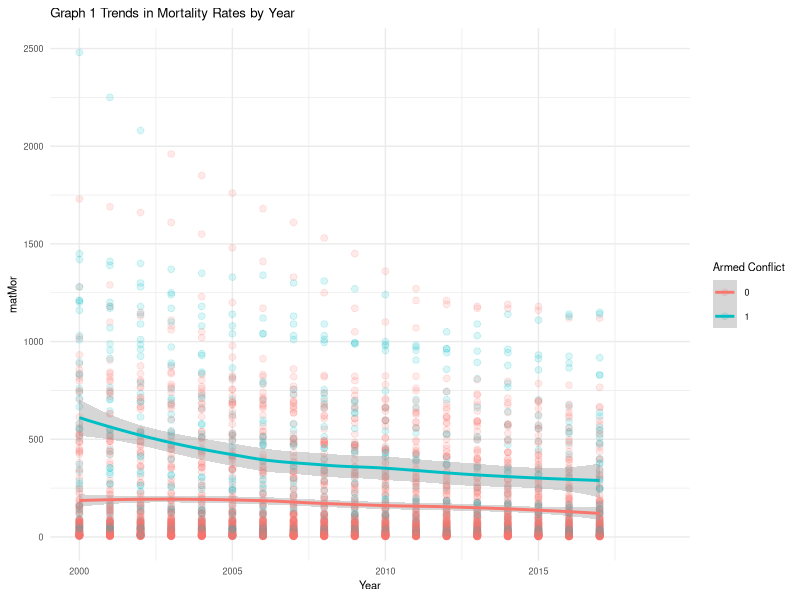
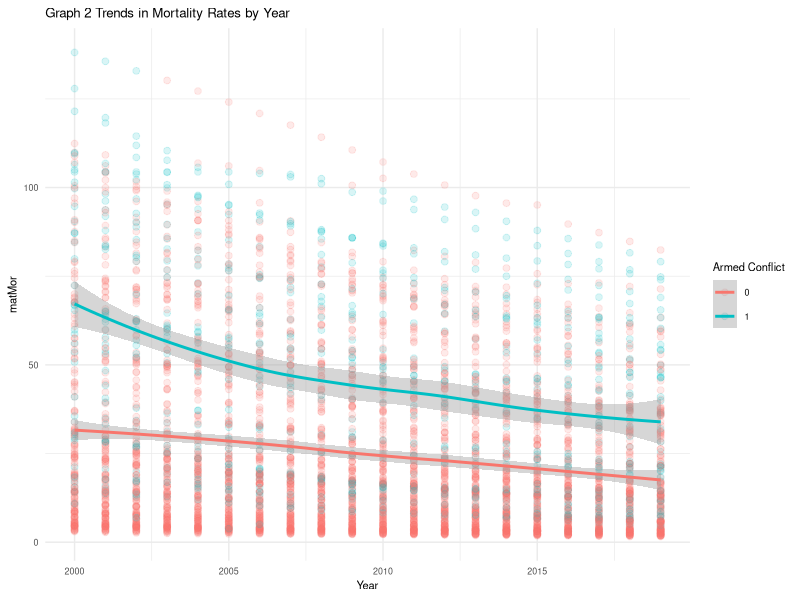
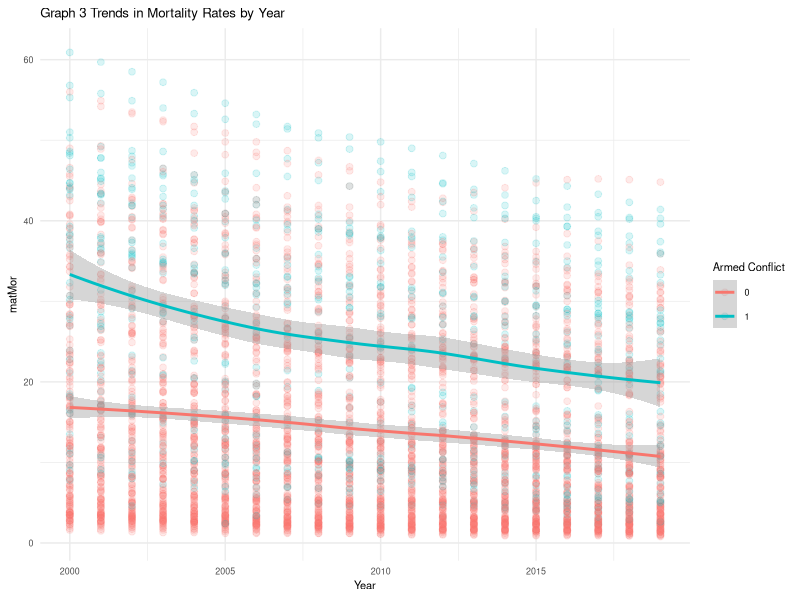
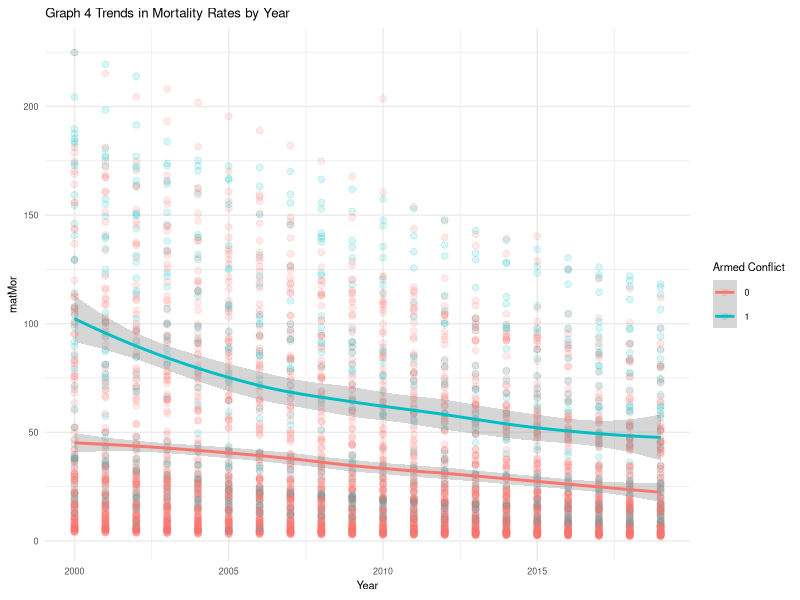
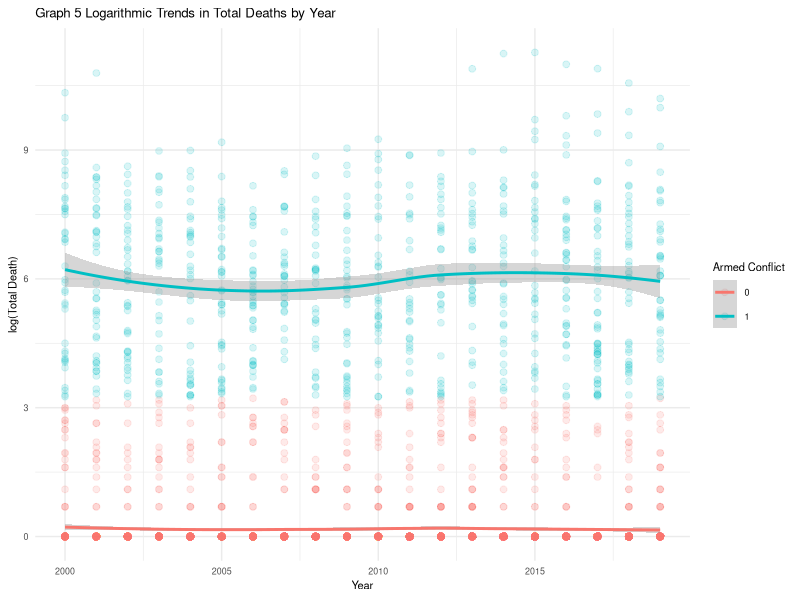
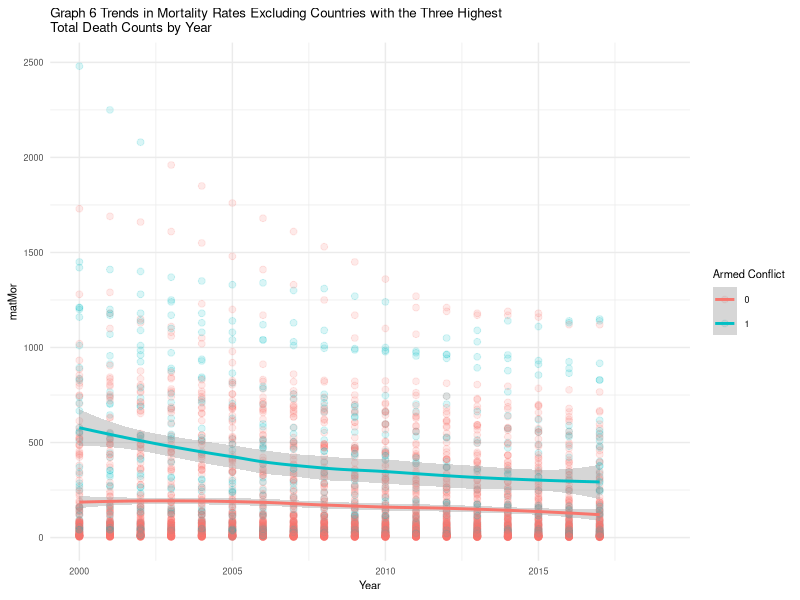
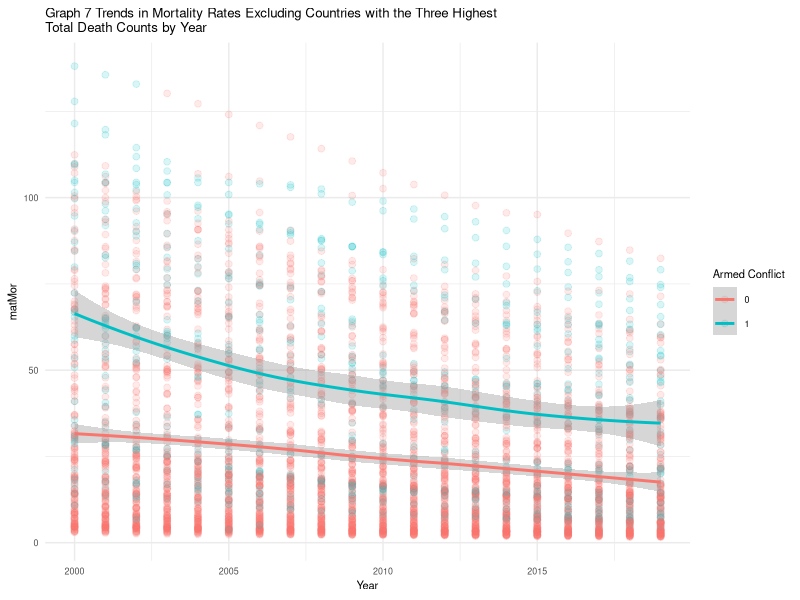
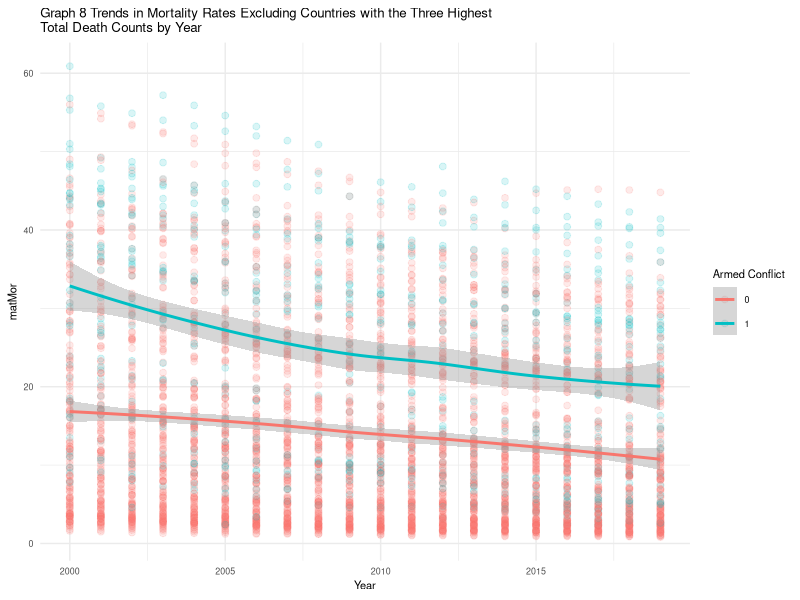

Write R code to recreate these figures, in order.
## ---- chunk 1
library(tidyverse)
library(here)
## ---- chunk 2
# load the data
final_data <- read.csv(here("data/analytical", "final_data.csv"), header = TRUE)
## ---- chunk 3
glimpse(final_data)
## ---- chunk 4
summary(final_data)
## ---- chunk 5
Mor_names <- c("matMor","infMor","neoMor","under5Mor")

for (i in seq_along(Mor_names)){
  Mor <- Mor_names[i]
  plot <- final_data %>% ggplot(aes(Year,.data[[Mor]], 
                                    color=factor(armed_conflict))) +
    geom_point(alpha=0.15, size=2) + geom_smooth(aes(group = armed_conflict),
                                                 method = "loess") +
    labs(
      title = paste("Graph",i,"Trends in Mortality Rates by Year"),
      x = "Year",
      y = Mor_names,
      color = "Armed Conflict"
    ) +
    theme_minimal() +
  theme(
    text = element_text(size=8)
  )
  print(plot)
}

## ---- chunk 6
final_data %>% ggplot(aes(Year,log(totaldeath+1), color=factor(armed_conflict))) +
    geom_point(alpha=0.15, size=2) + geom_smooth(aes(group = armed_conflict), 
                                                 method = "loess") +
    labs(
      title = "Graph 5 Logarithmic Trends in Total Deaths by Year",
      x = "Year",
      y = "log(Total Death)",
      color = "Armed Conflict"
    ) + theme_minimal() +
  theme(
    text = element_text(size=8)
  )
## ---- chunk 7
highest_totaldeath <- final_data %>% 
  group_by(Year) %>%
  slice_max(totaldeath, n = 3)

highest_totaldeath %>% select(country_name,Year, totaldeath)

finaldata_without3highest <- anti_join(final_data,highest_totaldeath,
                                       by=c("country_name","Year"))

head(finaldata_without3highest)
## ---- chunk 8
Mor_names <- c("matMor","infMor","neoMor","under5Mor")

for (i in seq_along(Mor_names)){
  Mor <- Mor_names[i]
  plot <- finaldata_without3highest %>% ggplot(aes(Year,.data[[Mor]],
                                                   color=factor(armed_conflict))) +
    geom_point(alpha=0.15, size=2) + geom_smooth(aes(group = armed_conflict),
                                                 method = "loess") +
    labs(
      title = str_wrap(paste("Graph", i+5, "Trends in Mortality Rates Excluding Countries with the Three Highest Total Death Counts by Year")),
      x = "Year",
      y = Mor_names,
      color = "Armed Conflict"
    ) +
    theme_minimal() +
  theme(
    text = element_text(size=8)
  )
  print(plot)
}
## ---- chunk 9
finaldata_without3highest %>% ggplot(aes(Year,log(totaldeath+1), 
                                         color=factor(armed_conflict))) +
    geom_point(alpha=0.15, size=2) + geom_smooth(aes(group = armed_conflict),
                                                 method = "loess") +
    labs(
      title = str_wrap("Graph 10 Logarithmic Trends in Total Deaths Excluding Countries with the Three Highest Death Counts by Year"),
      x = "Year",
      y = "log(Total Death)",
      color = "Armed Conflict"
    ) + theme_minimal() +
  theme(
    text = element_text(size=8)
  )
## ---- chunk 10
oecd_countries <- final_data %>%
  filter(OECD==1)

Mor_names <- c("matMor","infMor","neoMor","under5Mor")

for (i in seq_along(Mor_names)){
  Mor <- Mor_names[i]
  plot <- oecd_countries %>% ggplot(aes(Year,.data[[Mor]],
                                        color=factor(armed_conflict))) +
    geom_point(alpha=0.15, size=2) + geom_smooth(aes(group = armed_conflict),
                                                 method = "loess") +
    labs(
      title = paste("Graph",i+10, "Trends in Mortality Rates in OECD Countries by Year"),
      x = "Year",
      y = Mor_names,
      color = "Armed Conflict"
    ) +
    theme_minimal() +
  theme(
    text = element_text(size=8)
  )
  print(plot)
}
## ---- chunk 11
oecd_countries %>% ggplot(aes(Year,totaldeath, color=factor(armed_conflict))) +
    geom_point(alpha=0.3, size=2) + geom_smooth(aes(group = armed_conflict),
                                                method = "loess") +
    labs(
      title = "Graph 15 Trends in Total Deaths in OECD Countries by Year",
      x = "Year",
      y = "Total Death",
      color = "Armed Conflict"
    ) + theme_minimal() +
  theme(
    text = element_text(size=8)
  )
## ---- chunk 12
non_oecd_countries <- final_data %>%
  filter(OECD==0)

Mor_names <- c("matMor","infMor","neoMor","under5Mor")

for (i in seq_along(Mor_names)){
  Mor <- Mor_names[i]
  plot <- non_oecd_countries %>% ggplot(aes(Year,.data[[Mor]],
                                        color=factor(armed_conflict))) +
    geom_point(alpha=0.15, size=2) + geom_smooth(aes(group = armed_conflict),
                                                 method = "loess") +
    labs(
      title = paste("Graph", i+15, "Trends in Mortality Rates in non-OECD Countries by Year"),
      x = "Year",
      y = Mor_names,
      color = "Armed Conflict"
    ) +
    theme_minimal() +
  theme(
    text = element_text(size=8)
  )
  print(plot)
}
## ---- chunk 13
non_oecd_countries %>% ggplot(aes(Year,totaldeath, color=factor(armed_conflict))) +
    geom_point(alpha=0.3, size=2) + geom_smooth(aes(group = armed_conflict),
                                                method = "loess") +
    labs(
      title = "Graph 20 Trends in Total Deaths in non-OECD Countries by Year",
      x = "Year",
      y = "Total Death",
      color = "Armed Conflict"
    ) + theme_minimal() +
  theme(
    text = element_text(size=8)
  )
